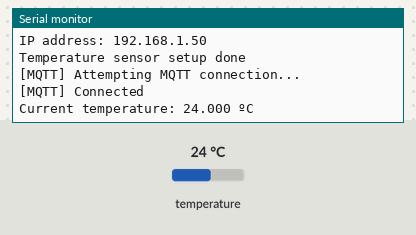
A sketch run on a simulated ESP8266 (NodeMCU). Shown: the last lines printed to the serial monitor. The inputs (shaded band) are chosen by the test bench; at power-on: temperature 24 °C. WiFi joins after 1.5 s; servers stay silent unless stated; random numbers use the default seed unless the sketch sets one; no MQTT or app messages arrive unless stated.

Above: at 2.7 s.
2.8 s: temperature set to 12 °C
At 3.9 s:
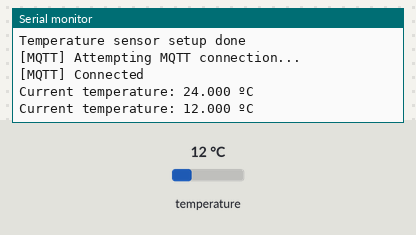
4.3 s: temperature set to 19 °C
At 5.6 s:
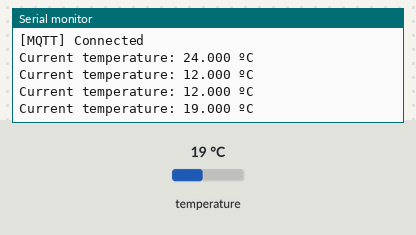
Timing chart, 0 to 7.3 s (numbered marks = the images above; inputs shaded):
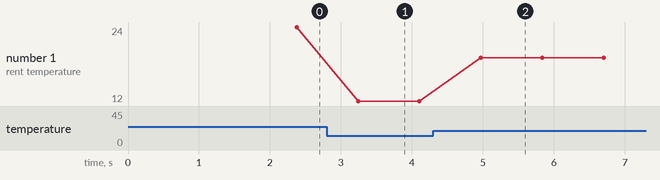

Measured:
- after the input at 2.8 s, the serial monitor: prints a new line after 0.44 s (image 1)
- after the input at 4.3 s, the serial monitor: prints a new line after 0.67 s (image 2)
- plotted number 1: 24 → 12 after the input at 2.8 s, 12 → 19 after the input at 4.3 s

The sketch:

hz_temp_queue.ino
```cpp
#include <Arduino.h>
#include <ESP8266WiFi.h>
#include <ESP8266mDNS.h>
#include <WiFiUdp.h>
#include <OneWire.h>
#include <DallasTemperature.h>
#include <PubSubClient.h>

// WiFi
const char* ssid     = "WIFI_SSID";
const char* password = "WIFI_PASSWORD";

// OneWire GPIO
const int oneWireBus = 4;
OneWire oneWire(oneWireBus);

// Temperature
DallasTemperature sensors(&oneWire);

// MQTT
const char* mqttServer = "MQTT_SERVER_ADDRESS";
WiFiClient espClient;
PubSubClient client(espClient);
#define MSG_BUFFER_SIZE	(50)
char msg[MSG_BUFFER_SIZE];

#define LOG_D(fmt, ...)   printf_P(PSTR(fmt "\n") , ##__VA_ARGS__);

void setup() {
  Serial.begin(9600);

    //   connect to WIFI
    WiFi.begin ( ssid, password );
    Serial.println ("Connecting to WIFI");

    // Wait for connection
    while ( WiFi.status() != WL_CONNECTED ) {
      delay ( 500 );
      Serial.print ( "." );
    }

    Serial.println ( "" );
    Serial.print ( "Connected to " );
    Serial.println ( ssid );
    Serial.print ( "IP address: " );
    Serial.println ( WiFi.localIP() );

   // Start the DS18B20 sensor
   sensors.begin();
   Serial.println ( "Temperature sensor setup done" );

   // MQTT
  client.setServer(mqttServer, 1883);
}

void reconnect() {
  // Loop until we're reconnected
  while (!client.connected()) {
    Serial.println("[MQTT] Attempting MQTT connection...");
    // Create a random client ID
    String clientId = "NodeMcuClient-";
    clientId += String(random(0xffff), HEX);
    // Attempt to connect
    if (client.connect(clientId.c_str())) {
      Serial.println("[MQTT] Connected");
    } else {
      Serial.print("[MQTT] failed, rc=");
      Serial.print(client.state());
      Serial.println(" try again in 5 seconds");
      // Wait 5 seconds before retrying
      delay(5000);
    }
  }
}

void loop() {
  if (!client.connected()) {
    reconnect();
  }
  client.loop();

  sensors.requestTemperatures();
  float temperatureC = sensors.getTempCByIndex(0);
  LOG_D("Current temperature: %.3f ºC", temperatureC);

  snprintf(msg, MSG_BUFFER_SIZE, "%.3f", temperatureC);
  client.publish("temp", msg);

  delay(100);
}
```
